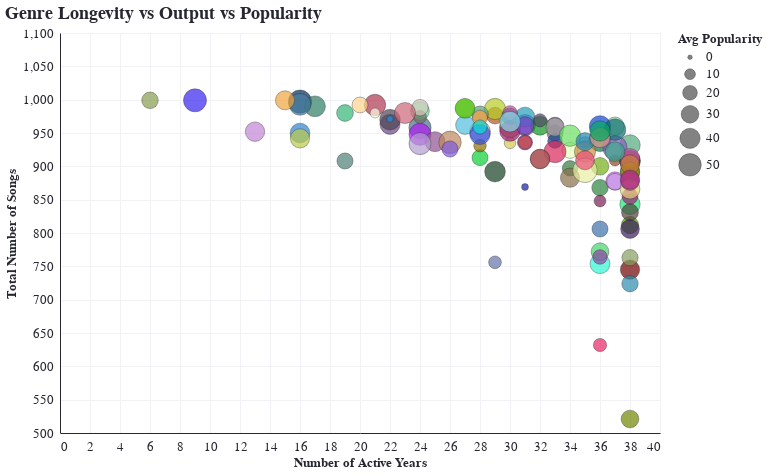

The notebook cell this image was saved under:
### Code cell
# scatter plot

# Step 1: Compute total song count and average popularity per genre
genre_summary = data.groupby('track_genre').agg(
    total_count=('track_id', 'count'),
    avg_popularity=('popularity', 'mean')
).reset_index()

# Step 2: Merge with the active years data you already calculated
genre_summary = genre_summary.merge(genre_year_span, on='track_genre')

# Step 3: Create scatter plot
scatter = alt.Chart(genre_summary).mark_circle().encode(
    x=alt.X('active_years:Q', title='Number of Active Years'),
    y=alt.Y('total_count:Q', title='Total Number of Songs', scale=alt.Scale(domain=[500, 1100])),
    size=alt.Size('avg_popularity:Q', title='Average Popularity', scale=alt.Scale(range=[20, 600]), legend=alt.Legend(title="Avg Popularity")),
    color=alt.Color('track_genre:N', scale=fixed_color_scale, legend=None),
    tooltip=[alt.Tooltip('track_genre:N', title='Genre'),
                alt.Tooltip('active_years:Q', title='Active Years'),
                alt.Tooltip('total_count:Q', title='Total Songs'),
                alt.Tooltip('avg_popularity:Q', title='Avg Popularity', format='.2f')]
).properties(
    title='Genre Longevity vs Output vs Popularity',
    width=600,
    height=400
)

scatter.interactive()

### Figure 1 — Vega-Lite specification as saved in the notebook (floating-point values rounded to 4 significant figures)
{"config": {"arc": {"fill": "#F63366"}, "area": {"fill": "#F63366"}, "circle": {"fill": "#F63366", "stroke": "#262730", "strokeWidth": 0.5}, "line": {"stroke": "#F63366"}, "path": {"stroke": "#F63366"}, "point": {"stroke": "#F63366"}, "rect": {"fill": "#F63366"}, "shape": {"stroke": "#F63366"}, "symbol": {"fill": "#F63366"}, "title": {"font": "IBM Plex Mono", "color": "#262730", "fontSize": 17.6, "anchor": "start"}, "subtitle": {"font": "IBM Plex Mono", "color": "#262730", "fontSize": 18, "anchor": "start"}, "axis": {"titleFont": "IBM Plex Mono", "titleColor": "#262730", "titleFontSize": 12.8, "labelFont": "IBM Plex Mono", "labelColor": "#262730", "labelFontSize": 12.8, "gridColor": "#f0f2f6", "domainColor": "#262730", "tickColor": "#fff"}, "header": {"labelFont": "IBM Plex Mono", "titleFont": "IBM Plex Mono", "labelFontSize": 16, "titleFontSize": 16}, "legend": {"titleFont": "IBM Plex Mono", "titleColor": "#262730", "titleFontSize": 12.8, "labelFont": "IBM Plex Mono", "labelColor": "#262730", "labelFontSize": 12.8}, "range": {"category": ["#fcca46", "#fe7f2d", "#233d4d", "#a1c181", "#717744", "#00798c"], "diverging": ["#850018", "#cd1549", "#f6618d", "#fbafc4", "#f5f5f5", "#93c5fe", "#5091e6", "#1d5ebd", "#002f84"], "heatmap": ["#ffb5d4", "#ff97b8", "#ff7499", "#fc4c78", "#ec245f", "#d2004b", "#b10034", "#91001f", "#720008"], "ramp": ["#ffb5d4", "#ff97b8", "#ff7499", "#fc4c78", "#ec245f", "#d2004b", "#b10034", "#91001f", "#720008"], "ordinal": ["#ffb5d4", "#ff97b8", "#ff7499", "#fc4c78", "#ec245f", "#d2004b", "#b10034", "#91001f", "#720008"]}}, "data": {"name": "data-b5ec5faf020fc8672b49e511f80f721d"}, "mark": {"type": "circle"}, "encoding": {"color": {"field": "track_genre", "legend": null, "scale": {"domain": ["acoustic", "afrobeat", "alt-rock", "alternative", "ambient", "anime", "black-metal", "bluegrass", "blues", "brazil", "breakbeat", "british", "cantopop", "chicago-house", "children", "chill", "classical", "club", "comedy", "country", "dance", "dancehall", "death-metal", "deep-house", "detroit-techno", "disco", "disney", "drum-and-bass", "dub", "dubstep", "edm", "electro", "electronic", "emo", "folk", "forro", "french", "funk", "garage", "german", "gospel", "goth", "grindcore", "groove", "grunge", "guitar", "happy", "hard-rock", "hardcore", "hardstyle", "heavy-metal", "hip-hop", "honky-tonk", "house", "idm", "indian", "indie-pop", "indie", "industrial", "iranian", "j-dance", "j-idol", "j-pop", "j-rock", "jazz", "k-pop", "kids", "latin", "latino", "malay", "mandopop", "metal", "metalcore", "minimal-techno", "mpb", "new-age", "opera", "pagode", "party", "piano", "pop-film", "pop", "power-pop", "progressive-house", "psych-rock", "punk-rock", "punk", "r-n-b", "reggae", "reggaeton", "rock-n-roll", "rock", "rockabilly", "romance", "sad", "salsa", "samba", "sertanejo", "show-tunes", "singer-songwriter", "ska", "sleep", "songwriter", "soul", "spanish", "study", "swedish", "synth-pop", "tango", "techno", "trance", "trip-hop", "turkish", "world-music"], "range": ["#BDA69F", "#0cce35", "#8cd0a4", "#7d6277", "#7248ad", "#477183", "#347a3f", "#2c833f", "#3D71A9", "#1045d1", "#0f4194", "#2ff8d2", "#6ff151", "#771f54", "#0d961f", "#002C5C", "#d6cb4d", "#70dd97", "#e5feba", "#8e6f03", "#4D8076", "#51bedd", "#d860ea", "#ae3550", "#8e4527", "#4f9b02", "#6e3d9a", "#ac561e", "#3454e7", "#2f7c62", "#c285d4", "#3184cf", "#b7cc25", "#b01af6", "#876f47", "#163f22", "#eb39bc", "#A5AE9D", "#c1cf42", "#28587f", "#961b76", "#b92839", "#6273a6", "#239cbb", "#17764b", "#74af15", "#942aa8", "#700000", "#77305d", "#33b675", "#c29fe7", "#8e528e", "#e82565", "#bacb48", "#534765", "#bd885c", "#4B4453", "#6b4481", "#88b151", "#248ede", "#579f7c", "#7d57db", "#53a97d", "#3E4756", "#95B1AE", "#845EC2", "#707166", "#FEFEDF", "#D5CABD", "#7545c9", "#106f71", "#444232", "#cd6578", "#891555", "#21e379", "#6c05f1", "#a11d75", "#6cdd62", "#ff9b3d", "#ca9043", "#eaeea1", "#B39CD0", "#879e5f", "#477da0", "#708600", "#868611", "#db5bad", "#cc7e39", "#b95799", "#FFD38B", "#46d36b", "#C34A36", "#2e8bad", "#181fa3", "#3823ee", "#4e4137", "#E1D376", "#d82559", "#2086b4", "#CA580B", "#c3639a", "#efa43c", "#A5566F", "#05e0d7", "#3aa686", "#889d4f", "#ae2b7a", "#391d5d", "#9645a6", "#de998d", "#50fa0d", "#e84e79", "#01a95e", "#86daed"]}, "type": "nominal"}, "size": {"field": "avg_popularity", "legend": {"title": "Avg Popularity"}, "scale": {"range": [20, 600]}, "title": "Average Popularity", "type": "quantitative"}, "tooltip": [{"field": "track_genre", "title": "Genre", "type": "nominal"}, {"field": "active_years", "title": "Active Years", "type": "quantitative"}, {"field": "total_count", "title": "Total Songs", "type": "quantitative"}, {"field": "avg_popularity", "format": ".2f", "title": "Avg Popularity", "type": "quantitative"}], "x": {"field": "active_years", "title": "Number of Active Years", "type": "quantitative"}, "y": {"field": "total_count", "scale": {"domain": [500, 1100]}, "title": "Total Number of Songs", "type": "quantitative"}}, "height": 400, "params": [{"name": "param_11", "select": {"type": "interval", "encodings": ["x", "y"]}, "bind": "scales"}], "title": "Genre Longevity vs Output vs Popularity", "width": 600, "$schema": "https://vega.github.io/schema/vega-lite/v5.20.1.json", "datasets": {"data-b5ec5faf020fc8672b49e511f80f721d": [{"track_genre": "acoustic", "total_count": 952, "avg_popularity": 42.51, "active_years": 28}, {"track_genre": "afrobeat", "total_count": 913, "avg_popularity": 24.24, "active_years": 28}, {"track_genre": "alt-rock", "total_count": 960, "avg_popularity": 33.3, "active_years": 37}, {"track_genre": "alternative", "total_count": 950, "avg_popularity": 24.62, "active_years": 33}, {"track_genre": "ambient", "total_count": 962, "avg_popularity": 44.04, "active_years": 31}, {"track_genre": "anime", "total_count": 958, "avg_popularity": 48.71, "active_years": 24}, {"track_genre": "black-metal", "total_count": 897, "avg_popularity": 22.46, "active_years": 34}, {"track_genre": "bluegrass", "total_count": 868, "avg_popularity": 25.74, "active_years": 36}, {"track_genre": "blues", "total_count": 806, "avg_popularity": 24.48, "active_years": 36}, {"track_genre": "brazil", "total_count": 960, "avg_popularity": 44.65, "active_years": 36}, {"track_genre": "breakbeat", "total_count": 938, "avg_popularity": 20.02, "active_years": 33}, {"track_genre": "british", "total_count": 754, "avg_popularity": 38.54, "active_years": 36}, {"track_genre": "cantopop", "total_count": 891, "avg_popularity": 35.41, "active_years": 38}, {"track_genre": "chicago-house", "total_count": 848, "avg_popularity": 12.42, "active_years": 36}, {"track_genre": "children", "total_count": 961, "avg_popularity": 34.9, "active_years": 32}, {"track_genre": "chill", "total_count": 997, "avg_popularity": 53.69, "active_years": 16}, {"track_genre": "classical", "total_count": 935, "avg_popularity": 11.37, "active_years": 30}, {"track_genre": "club", "total_count": 983, "avg_popularity": 33.54, "active_years": 24}, {"track_genre": "comedy", "total_count": 924, "avg_popularity": 24.53, "active_years": 34}, {"track_genre": "country", "total_count": 931, "avg_popularity": 14.28, "active_years": 28}, {"track_genre": "dance", "total_count": 908, "avg_popularity": 24.63, "active_years": 19}, {"track_genre": "dancehall", "total_count": 962, "avg_popularity": 34.02, "active_years": 27}, {"track_genre": "death-metal", "total_count": 878, "avg_popularity": 32.5, "active_years": 37}, {"track_genre": "deep-house", "total_count": 992, "avg_popularity": 44.92, "active_years": 21}, {"track_genre": "detroit-techno", "total_count": 909, "avg_popularity": 11.02, "active_years": 37}, {"track_genre": "disco", "total_count": 812, "avg_popularity": 28.33, "active_years": 38}, {"track_genre": "disney", "total_count": 961, "avg_popularity": 27.69, "active_years": 33}, {"track_genre": "drum-and-bass", "total_count": 976, "avg_popularity": 26.8, "active_years": 29}, {"track_genre": "dub", "total_count": 948, "avg_popularity": 40.42, "active_years": 28}, {"track_genre": "dubstep", "total_count": 990, "avg_popularity": 42.54, "active_years": 17}, {"track_genre": "edm", "total_count": 952, "avg_popularity": 36.7, "active_years": 13}, {"track_genre": "electro", "total_count": 950, "avg_popularity": 37.7, "active_years": 16}, {"track_genre": "electronic", "total_count": 986, "avg_popularity": 44.23, "active_years": 29}, {"track_genre": "emo", "total_count": 948, "avg_popularity": 47.66, "active_years": 24}, {"track_genre": "folk", "total_count": 883, "avg_popularity": 35.72, "active_years": 34}, {"track_genre": "forro", "total_count": 892, "avg_popularity": 41.92, "active_years": 29}, {"track_genre": "french", "total_count": 959, "avg_popularity": 41.08, "active_years": 30}, {"track_genre": "funk", "total_count": 959, "avg_popularity": 32.39, "active_years": 33}, {"track_genre": "garage", "total_count": 958, "avg_popularity": 40.9, "active_years": 30}, {"track_genre": "german", "total_count": 975, "avg_popularity": 26.53, "active_years": 30}, {"track_genre": "gospel", "total_count": 953, "avg_popularity": 41.68, "active_years": 30}, {"track_genre": "goth", "total_count": 900, "avg_popularity": 28.76, "active_years": 38}, {"track_genre": "grindcore", "total_count": 756, "avg_popularity": 14.57, "active_years": 29}, {"track_genre": "groove", "total_count": 974, "avg_popularity": 37.85, "active_years": 31}, {"track_genre": "grunge", "total_count": 939, "avg_popularity": 49.47, "active_years": 36}, {"track_genre": "guitar", "total_count": 900, "avg_popularity": 29.51, "active_years": 36}, {"track_genre": "happy", "total_count": 936, "avg_popularity": 21.76, "active_years": 31}, {"track_genre": "hard-rock", "total_count": 745, "avg_popularity": 36.47, "active_years": 38}, {"track_genre": "hardcore", "total_count": 911, "avg_popularity": 36.18, "active_years": 38}, {"track_genre": "hardstyle", "total_count": 980, "avg_popularity": 26.71, "active_years": 19}, {"track_genre": "heavy-metal", "total_count": 877, "avg_popularity": 26.15, "active_years": 37}, {"track_genre": "hip-hop", "total_count": 937, "avg_popularity": 39.04, "active_years": 25}, {"track_genre": "honky-tonk", "total_count": 632, "avg_popularity": 15.83, "active_years": 36}, {"track_genre": "house", "total_count": 942, "avg_popularity": 36.02, "active_years": 16}, {"track_genre": "idm", "total_count": 969, "avg_popularity": 15.79, "active_years": 32}, {"track_genre": "indian", "total_count": 936, "avg_popularity": 49.5, "active_years": 26}, {"track_genre": "indie", "total_count": 963, "avg_popularity": 39.32, "active_years": 22}, {"track_genre": "indie-pop", "total_count": 970, "avg_popularity": 41.44, "active_years": 22}, {"track_genre": "industrial", "total_count": 892, "avg_popularity": 31.46, "active_years": 38}, {"track_genre": "iranian", "total_count": 971, "avg_popularity": 2.256, "active_years": 22}, {"track_genre": "j-dance", "total_count": 978, "avg_popularity": 26.74, "active_years": 28}, {"track_genre": "j-idol", "total_count": 926, "avg_popularity": 24.7, "active_years": 26}, {"track_genre": "j-pop", "total_count": 932, "avg_popularity": 40.89, "active_years": 38}, {"track_genre": "j-rock", "total_count": 908, "avg_popularity": 40.45, "active_years": 38}, {"track_genre": "jazz", "total_count": 936, "avg_popularity": 10.74, "active_years": 35}, {"track_genre": "k-pop", "total_count": 928, "avg_popularity": 58.11, "active_years": 37}, {"track_genre": "kids", "total_count": 974, "avg_popularity": 14.78, "active_years": 24}, {"track_genre": "latin", "total_count": 980, "avg_popularity": 7.915, "active_years": 21}, {"track_genre": "latino", "total_count": 988, "avg_popularity": 25.67, "active_years": 24}, {"track_genre": "malay", "total_count": 961, "avg_popularity": 30.41, "active_years": 31}, {"track_genre": "mandopop", "total_count": 955, "avg_popularity": 45.42, "active_years": 37}, {"track_genre": "metal", "total_count": 908, "avg_popularity": 42.03, "active_years": 38}, {"track_genre": "metalcore", "total_count": 980, "avg_popularity": 43.46, "active_years": 23}, {"track_genre": "minimal-techno", "total_count": 987, "avg_popularity": 34.18, "active_years": 27}, {"track_genre": "mpb", "total_count": 843, "avg_popularity": 40.47, "active_years": 38}, {"track_genre": "new-age", "total_count": 878, "avg_popularity": 28.98, "active_years": 38}, {"track_genre": "opera", "total_count": 855, "avg_popularity": 24.37, "active_years": 38}, {"track_genre": "pagode", "total_count": 946, "avg_popularity": 44.79, "active_years": 34}, {"track_genre": "party", "total_count": 973, "avg_popularity": 20.75, "active_years": 28}, {"track_genre": "piano", "total_count": 922, "avg_popularity": 43.84, "active_years": 35}, {"track_genre": "pop", "total_count": 934, "avg_popularity": 47.81, "active_years": 24}, {"track_genre": "pop-film", "total_count": 894, "avg_popularity": 59.43, "active_years": 35}, {"track_genre": "power-pop", "total_count": 763, "avg_popularity": 25.11, "active_years": 38}, {"track_genre": "progressive-house", "total_count": 993, "avg_popularity": 46.66, "active_years": 16}, {"track_genre": "psych-rock", "total_count": 521, "avg_popularity": 30.06, "active_years": 38}, {"track_genre": "punk", "total_count": 912, "avg_popularity": 37.16, "active_years": 38}, {"track_genre": "punk-rock", "total_count": 892, "avg_popularity": 37.01, "active_years": 38}, {"track_genre": "r-n-b", "total_count": 903, "avg_popularity": 35.44, "active_years": 38}, {"track_genre": "reggae", "total_count": 980, "avg_popularity": 19.96, "active_years": 30}, {"track_genre": "reggaeton", "total_count": 992, "avg_popularity": 23.88, "active_years": 20}, {"track_genre": "rock", "total_count": 936, "avg_popularity": 16.56, "active_years": 31}, {"track_genre": "rock-n-roll", "total_count": 772, "avg_popularity": 30.19, "active_years": 36}, {"track_genre": "rockabilly", "total_count": 724, "avg_popularity": 25.62, "active_years": 38}, {"track_genre": "romance", "total_count": 869, "avg_popularity": 2.819, "active_years": 31}, {"track_genre": "sad", "total_count": 999, "avg_popularity": 52.36, "active_years": 9}, {"track_genre": "salsa", "total_count": 831, "avg_popularity": 27.54, "active_years": 38}, {"track_genre": "samba", "total_count": 866, "avg_popularity": 38.55, "active_years": 38}, {"track_genre": "sertanejo", "total_count": 922, "avg_popularity": 47.97, "active_years": 33}, {"track_genre": "show-tunes", "total_count": 937, "avg_popularity": 31.58, "active_years": 35}, {"track_genre": "singer-songwriter", "total_count": 911, "avg_popularity": 36.75, "active_years": 32}, {"track_genre": "ska", "total_count": 878, "avg_popularity": 34.8, "active_years": 38}, {"track_genre": "sleep", "total_count": 999, "avg_popularity": 35.07, "active_years": 15}, {"track_genre": "songwriter", "total_count": 911, "avg_popularity": 36.75, "active_years": 32}, {"track_genre": "soul", "total_count": 959, "avg_popularity": 18.65, "active_years": 28}, {"track_genre": "spanish", "total_count": 922, "avg_popularity": 37.36, "active_years": 37}, {"track_genre": "study", "total_count": 999, "avg_popularity": 26.1, "active_years": 6}, {"track_genre": "swedish", "total_count": 880, "avg_popularity": 36.28, "active_years": 38}, {"track_genre": "synth-pop", "total_count": 806, "avg_popularity": 34.12, "active_years": 38}, {"track_genre": "tango", "total_count": 764, "avg_popularity": 19.68, "active_years": 36}, {"track_genre": "techno", "total_count": 943, "avg_popularity": 39.41, "active_years": 36}, {"track_genre": "trance", "total_count": 987, "avg_popularity": 38.07, "active_years": 27}, {"track_genre": "trip-hop", "total_count": 909, "avg_popularity": 34.8, "active_years": 35}, {"track_genre": "turkish", "total_count": 953, "avg_popularity": 40.69, "active_years": 36}, {"track_genre": "world-music", "total_count": 967, "avg_popularity": 41.79, "active_years": 30}]}}
